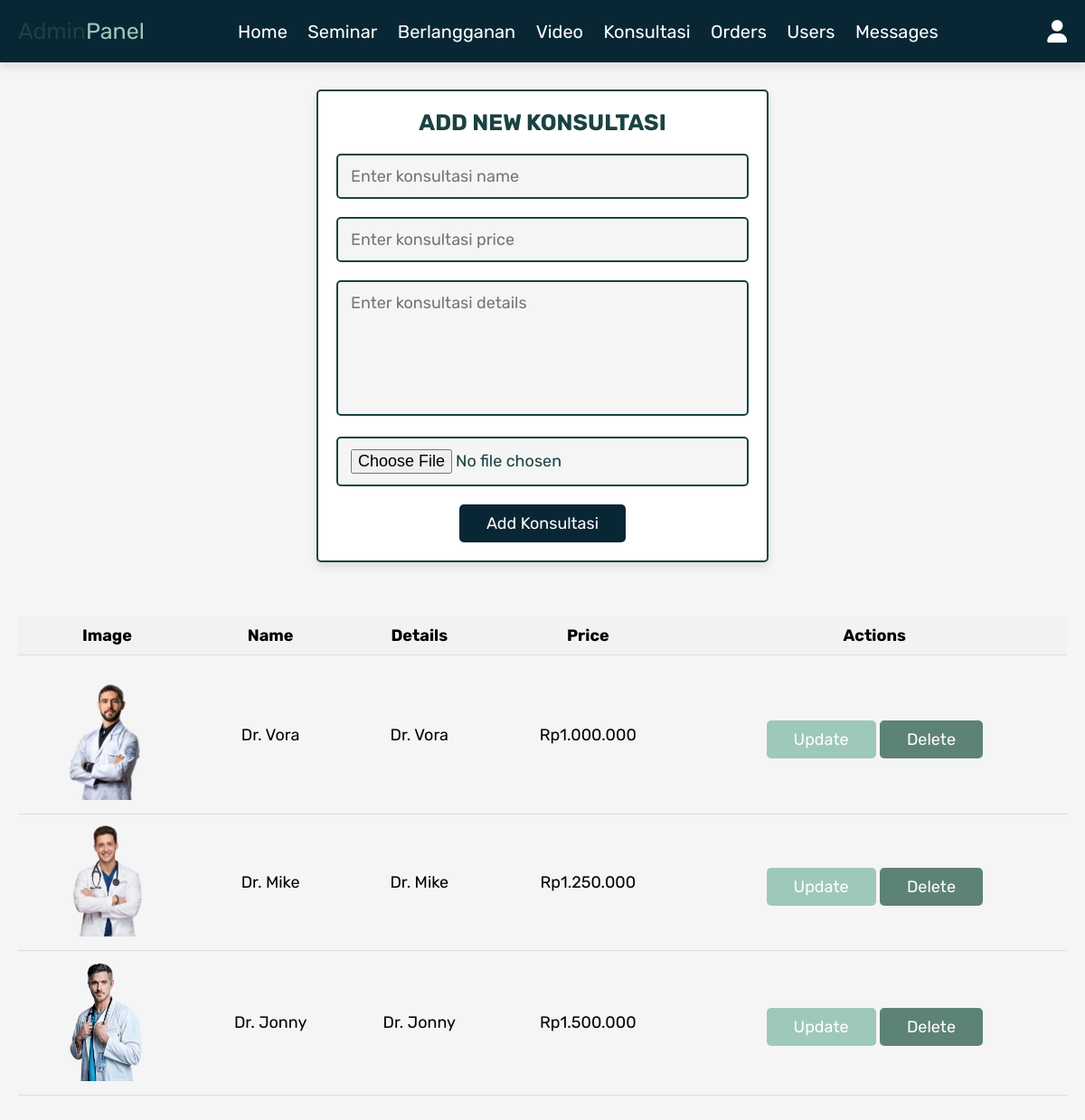
/admin_konsultasi.php (signed in), run on the app's committed database.
### tables this page shows
CREATE TABLE `konsultasi` (
  `id` int(11) NOT NULL,
  `name` varchar(100) NOT NULL,
  `details` varchar(500) NOT NULL,
  `price` int(11) NOT NULL,
  `image` varchar(100) NOT NULL
);

### admin_konsultasi.php (the view, shortened to what this page needs)
<?php
@include 'config.php';
?>
<!DOCTYPE html>
<html lang="en">
<head>
   <link rel="stylesheet" href="https://cdnjs.cloudflare.com/ajax/libs/font-awesome/6.0.0/css/all.min.css">
   <link rel="stylesheet" href="css/admin_style.css">
</head>
<body>
<?php @include 'admin_header.php'; ?>
<section class="add-products">
   <form action="" method="POST" enctype="multipart/form-data">
      <h3>Add New Konsultasi</h3>
      <input type="text" class="box" required placeholder="Enter konsultasi name" name="name">
      <input type="number" min="0" class="box" required placeholder="Enter konsultasi price" name="price">
      <textarea name="details" class="box" required placeholder="Enter konsultasi details" cols="30" rows="10"></textarea>
      <input type="file" accept="image/jpg, image/jpeg, image/png" required class="box" name="image">
      <input type="submit" value="Add Konsultasi" name="add_product" class="btn">
   </form>
</section>
<section class="show-products">
   <div class="table-container">
      <table>
         <thead>
            <tr>
               <th style="text-align: center;">Image</th>
               <th style="text-align: center;">Name</th>
               <th style="text-align: center;">Details</th>
               <th style="text-align: center;">Price</th>
               <th style="text-align: center;">Actions</th>
            </tr>
         </thead>
         <tbody>
            <?php
               $select_products = mysqli_query($conn, "SELECT * FROM `konsultasi`") or die('query failed');
               if(mysqli_num_rows($select_products) > 0){
                  while($fetch_products = mysqli_fetch_assoc($select_products)){
            ?>
            <tr>
               <td style="text-align: center;"><img src="uploaded_img/<?php echo $fetch_products['image']; ?>" alt="" class="product-image"></td>
               <td style="text-align: center;"><?php echo $fetch_products['name']; ?></td>
               <td style="text-align: center;"><?php echo $fetch_products['details']; ?></td>
               <td style="text-align: center;">Rp<?php echo number_format($fetch_products['price'], 0, ',', '.'); ?></td>
               <td style="text-align: center;">
                  <a href="admin_update_konsultasi.php?update=<?php echo $fetch_products['id']; ?>" class="option-btn">Update</a>
                  <a href="admin_konsultasi.php?delete=<?php echo $fetch_products['id']; ?>" class="delete-btn" onclick="return confirm('Delete this konsultasi?');">Delete</a>
               </td>
            </tr>
            <?php
                  }
               } else {
                  echo '<tr><td colspan="5" class="empty">No products added yet!</td></tr>';
               }
            ?>
         </tbody>
      </table>
   </div>
</section>
</body>
</html>

### css/admin_style.css (style rules this page uses)
:root { --pink:#092635; --red:#5C8374; --orange:#9EC8B9; --black:#1B4242; --white:#fff; --light-color:#666; --light-white:#ccc; --light-bg:#f5f5f5; --border:.2rem solid var(--black); --box-shadow:0 .5rem 1rem rgba(0,0,0,.1); }
* { font-family: 'Rubik', sans-serif; margin:0; padding:0; box-sizing: border-box; outline: none; border:none; text-decoration: none; transition:all .2s linear; }
html { font-size: 62.5%; overflow-x: hidden; scroll-behavior: smooth; scroll-padding-top: 6.5rem; }
body { background: var(--light-bg); }
section { padding:3rem 2rem; }
.btn, .delete-btn, .option-btn { display: inline-block; border-radius: .5rem; margin-top: 1rem; font-size: 1.8rem; color:var(--white); cursor: pointer; padding:1rem 3rem; text-transform: capitalize; }
.btn { background-color: var(--pink); }
.delete-btn { background-color: var(--red); }
.option-btn { background-color: var(--orange); }
.add-products form { max-width: 50rem; border-radius: .5rem; background-color: var(--white); border:var(--border); padding:2rem; text-align: center; margin:0 auto; box-shadow: var(--box-shadow); }
.add-products form h3 { font-size: 2.5rem; text-transform: uppercase; color:var(--black); margin-bottom: 1rem; }
.add-products form .box { width: 100%; margin:1rem 0; font-size: 1.8rem; color:var(--black); border-radius: .5rem; background-color: var(--light-bg); padding:1.2rem 1.4rem; border:var(--border); }
.add-products form textarea { height: 15rem; resize: none; }

### admin_konsultasi.php (style rules this page uses)
.table-container { width: 100%; overflow-x: auto; }
table { width: 100%; border-collapse: collapse; }
table th, table td { padding: 10px; text-align: left; border-bottom: 1px solid #ddd; font-size: 18px; }
table th { background-color: #f2f2f2; }
.product-image { max-width: 100px; height: auto; }

### data on the page
konsultasi: image (picture), name "Dr. Vora", details "Dr. Vora", price "1.000.000"
konsultasi: image (picture), name "Dr. Mike", details "Dr. Mike", price "1.250.000"
konsultasi: image (picture), name "Dr. Jonny", details "Dr. Jonny", price "1.500.000"
